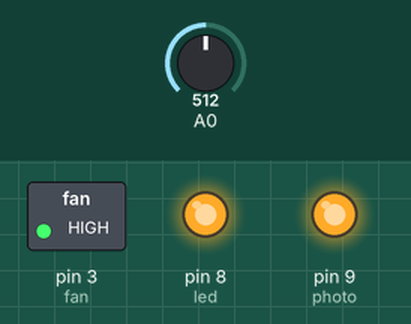
Bench run of a sketch on a simulated Arduino Uno, built with avr-gcc and run on an emulated ATmega328P. On the bench: switched loads named in the sketch (green lamp = pin HIGH), output pins drawn as LEDs (lit = HIGH). The inputs (shaded band) are chosen by the test bench; at power-on: A0 = 512. What the sketch prints to the serial monitor is not drawn.

Above: at 0.1 s.
Timing chart, 0 to 1.6 s (numbered marks = the images above):
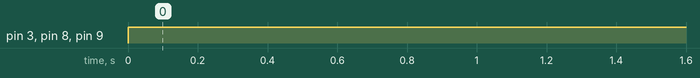

Measured:
- by itself, pin 3 (fan), pin 8 (led), pin 9 (photo): LOW → HIGH at 0.00 s

The sketch:

PID_controller.ino
```cpp
int photo=9;
int led=8;
int sensor,fan=3;
void setup() {
  // put your setup code here, to run once:
  pinMode(led,OUTPUT);
  pinMode(photo,OUTPUT);
  Serial.begin(9600);
}

void loop() {
  // put your main code here, to run repeatedly:
  digitalWrite(led,HIGH);
  digitalWrite(photo,HIGH);
  sensor=analogRead(A0);
  analogWrite(fan,255);
  Serial.println(sensor);
}
```
